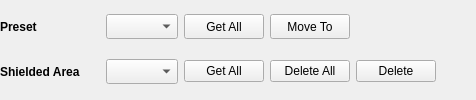
               <widget class="QWidget" name="widget_7" native="true">
                <layout class="QVBoxLayout" name="verticalLayout_10">
                 <property name="leftMargin">
                  <number>0</number>
                 </property>
                 <property name="topMargin">
                  <number>0</number>
                 </property>
                 <property name="rightMargin">
                  <number>0</number>
                 </property>
                 <property name="bottomMargin">
                  <number>0</number>
                 </property>
                 <item>
                  <layout class="QHBoxLayout" name="horizontalLayout_21">
                   <item>
                    <widget class="QLabel" name="label_62">
                     <property name="minimumSize">
                      <size>
                       <width>100</width>
                       <height>25</height>
                      </size>
                     </property>
                     <property name="font">
                      <font>
                       <weight>75</weight>
                       <bold>true</bold>
                      </font>
                     </property>
                     <property name="text">
                      <string>Preset</string>
                     </property>
                    </widget>
                   </item>
                   <item>
                    <widget class="QComboBox" name="presetCombo">
                     <property name="minimumSize">
                      <size>
                       <width>50</width>
                       <height>20</height>
                      </size>
                     </property>
                     <property name="maximumSize">
                      <size>
                       <width>16777215</width>
                       <height>25</height>
                      </size>
                     </property>
                     <property name="currentIndex">
                      <number>-1</number>
                     </property>
                    </widget>
                   </item>
                   <item>
                    <widget class="QPushButton" name="getAllPresetBtn">
                     <property name="minimumSize">
                      <size>
                       <width>0</width>
                       <height>20</height>
                      </size>
                     </property>
                     <property name="maximumSize">
                      <size>
                       <width>16777215</width>
                       <height>25</height>
                      </size>
                     </property>
                     <property name="text">
                      <string>Get All</string>
                     </property>
                    </widget>
                   </item>
                   <item>
                    <widget class="QPushButton" name="moveToBtn">
                     <property name="minimumSize">
                      <size>
                       <width>0</width>
                       <height>20</height>
                      </size>
                     </property>
                     <property name="maximumSize">
                      <size>
                       <width>16777215</width>
                       <height>25</height>
                      </size>
                     </property>
                     <property name="text">
                      <string>Move To</string>
                     </property>
                    </widget>
                   </item>
                   <item>
                    <spacer name="horizontalSpacer">
                     <property name="orientation">
                      <enum>Qt::Horizontal</enum>
                     </property>
                     <property name="sizeHint" stdset="0">
                      <size>
                       <width>40</width>
                       <height>20</height>
                      </size>
                     </property>
                    </spacer>
                   </item>
                  </layout>
                 </item>
                 <item>
                  <layout class="QHBoxLayout" name="horizontalLayout_8">
                   <item>
                    <widget class="QLabel" name="label_76">
                     <property name="minimumSize">
                      <size>
                       <width>100</width>
                       <height>25</height>
                      </size>
                     </property>
                     <property name="font">
                      <font>
                       <weight>75</weight>
                       <bold>true</bold>
                      </font>
                     </property>
                     <property name="text">
                      <string>Shielded Area</string>
                     </property>
                    </widget>
                   </item>
                   <item>
                    <widget class="QComboBox" name="shieldedAreaCombo">
                     <property name="minimumSize">
                      <size>
                       <width>50</width>
                       <height>20</height>
                      </size>
                     </property>
                     <property name="maximumSize">
                      <size>
                       <width>16777215</width>
                       <height>25</height>
                      </size>
                     </property>
                     <property name="editable">
                      <bool>false</bool>
                     </property>
                     <property name="currentIndex">
                      <number>-1</number>
                     </property>
                    </widget>
                   </item>
                   <item>
                    <widget class="QPushButton" name="shieldedGetAllBtn">
                     <property name="text">
                      <string>Get All</string>
                     </property>
                    </widget>
                   </item>
                   <item>
                    <widget class="QPushButton" name="shieldedDeleteAllBtn">
                     <property name="text">
                      <string>Delete All</string>
                     </property>
                    </widget>
                   </item>
                   <item>
                    <widget class="QPushButton" name="shieldedDeleteBtn">
                     <property name="text">
                      <string>Delete</string>
                     </property>
                    </widget>
                   </item>
                   <item>
                    <spacer name="horizontalSpacer_4">
                     <property name="orientation">
                      <enum>Qt::Horizontal</enum>
                     </property>
                     <property name="sizeHint" stdset="0">
                      <size>
                       <width>40</width>
                       <height>20</height>
                      </size>
                     </property>
                    </spacer>
                   </item>
                  </layout>
                 </item>
                </layout>
               </widget>
